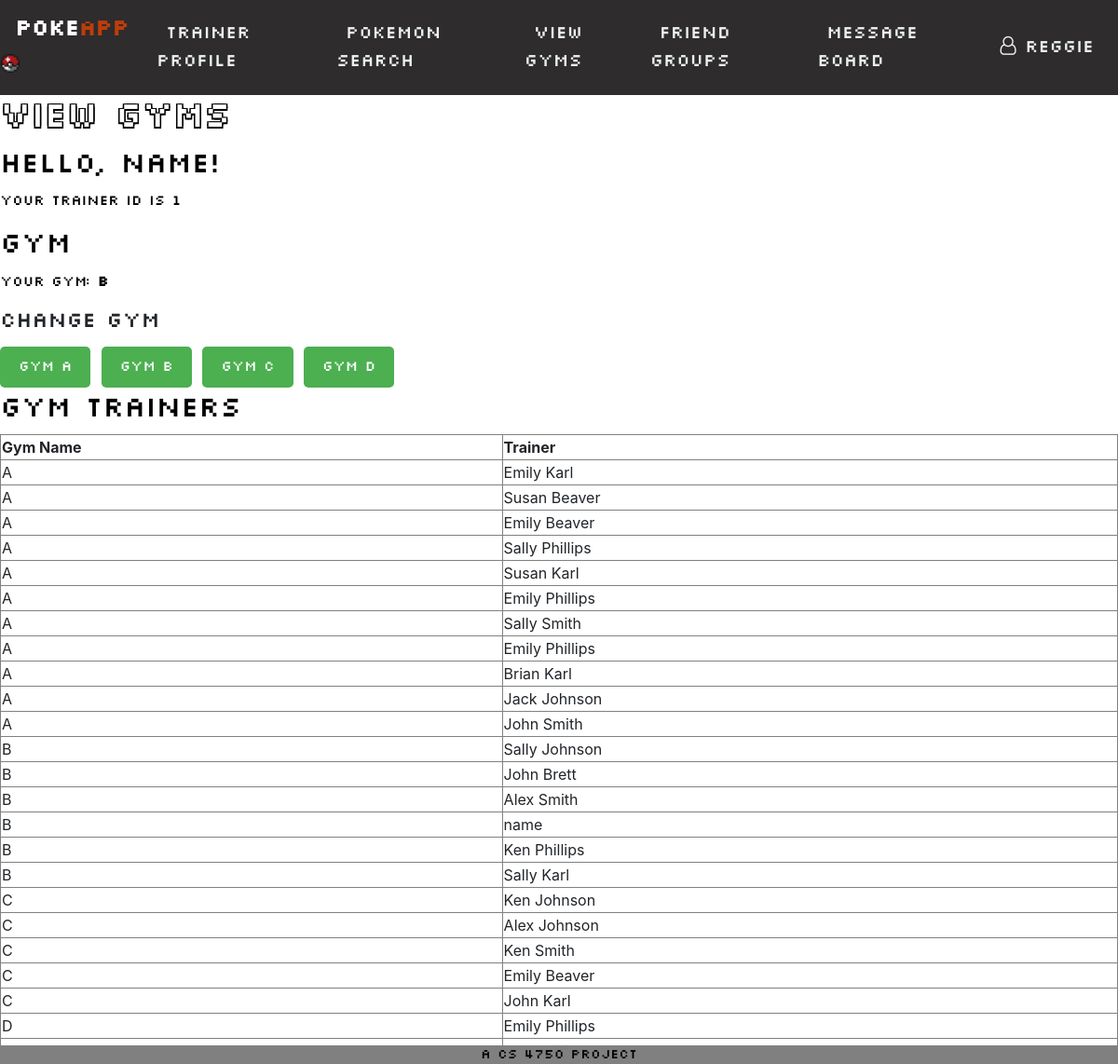
Page /gym-view.php (signed in) on the committed database.
### tables this page shows
CREATE TABLE `trainer` (
  `trainerID` int NOT NULL AUTO_INCREMENT,
  `name` varchar(255) DEFAULT NULL,
  `friendGroup` varchar(255) DEFAULT NULL,
  PRIMARY KEY (`trainerID`)
);

CREATE TABLE `belongsTo` (
  `trainerID` int NOT NULL,
  `gym_name` varchar(255) DEFAULT NULL,
  PRIMARY KEY (`trainerID`)
);

### gym-view.php (the view, shortened to what this page needs)
<?php include('header.php'); ?>
<html>
    <head>
        <link rel="stylesheet" href="text-style2.css">
        <link rel="stylesheet" href="css/pokemon.css">
        <link rel="stylesheet" href="css/form.css">
        <link rel="stylesheet" href="https://stackpath.bootstrapcdn.com/bootstrap/4.5.2/css/bootstrap.min.css">
    </head>
   <h1>View Gyms</h1>
</html>
<?php
$username = 'root';
$password = '';
$host = 'localhost';
$dbname = 'pokemon';
$dsn = "mysql:host=$host;dbname=$dbname";
$loggedInTrainerId = $_SESSION["id"];
$get_trainer_sql = "SELECT trainerID, name, friendGroup FROM trainer WHERE trainerID = $loggedInTrainerId";
$get_trainer_gym_sql = "SELECT gym_name FROM region NATURAL JOIN is_from NATURAL JOIN belongsTo WHERE trainerID = $loggedInTrainerId";
$get_trainers_sameRegion = "SELECT gym_name, name FROM trainer NATURAL JOIN belongsTo NATURAL JOIN is_from WHERE regionID = (SELECT regionID FROM is_from WHERE trainerID = $loggedInTrainerId) ORDER BY gym_name";
try
{
   $db = new PDO($dsn, $username, $password);
   foreach ($db->query($get_trainer_sql) as $row) {
      echo "<h2>Hello, {$row['name']}!</h2>";
      echo "<p>Your trainer ID is {$row['trainerID']}</p>";
   }
 }
catch (PDOException $e)
{
   $error_message = $e->getMessage();
   echo "<p>An error occurred while connecting to the database: $error_message </p>";
}
catch (Exception $e)
{
   $error_message = $e->getMessage();
   echo "<p>Error message: $error_message </p>";
}
try
{
    $db = new PDO($dsn, $username, $password);
   echo "<h2>Gym</h2>";
   foreach ($db->query($get_trainer_gym_sql) as $row) {
    if(strcmp($row['gym_name'], " ") != 0){
      echo "<p>Your gym: <strong>{$row['gym_name']}</strong></p>";
    } else{
        echo "<p>You currently don't have a gym, please select a gym below</p>";
    }
   }
   echo "
      <form method='post' class='region-form'>
         <div>
            <h4>Change Gym</h4>
            <input type = 'submit' name = 'gym-A-button' value='Gym A' />
            <input type = 'submit' name = 'gym-B-button' value='Gym B' />
            <input type = 'submit' name = 'gym-C-button' value='Gym C' />
            <input type = 'submit' name = 'gym-D-button' value='Gym D' />
         </div>
      </form>
   ";
}
catch (PDOException $e)
{
   $error_message = $e->getMessage();
   echo "<p>An error occurred while connecting to the database: $error_message </p>";
}
catch (Exception $e)
{
   $error_message = $e->getMessage();
   echo "<p>Error message: $error_message </p>";
}
try{
   echo "<h2>Gym Trainers</h2>";
   echo "<table border = '1' width = '100%'>
            <thead>
               <tr>
                  <th>Gym Name</th>
                  <th>Trainer</th>
               </tr>
               </thead>
               <tbody>";
    foreach ($db->query($get_trainers_sameRegion) as $row) {
            echo "<tr>";
            echo "<td>{$row['gym_name']}</td>";
            echo "<td>{$row['name']}</td>";
            echo "</tr>";
    }
    echo "</tbody>";
    echo "</table>";
}
catch (PDOException $e)
{
   $error_message = $e->getMessage();
   echo "<p>An error occurred while connecting to the database: $error_message </p>";
}
catch (Exception $e)
{
   $error_message = $e->getMessage();
   echo "<p>Error message: $error_message </p>";
}
?>

### css/form.css (style rules this page uses)
h1 { font-weight: bold; font-family: 'Pixel Font', sans-serif !important; text-align: center !important; display: inline-block; margin-top: 10px; font-size: 36px; }
h2 { font-family: 'Pixel Font', sans-serif; font-size: 35px; color:rgb(0, 0, 0); text-shadow: none; }
form { font-size: 20px; text-align: center; font-family: 'Pixel Font', sans-serif; }
.region-form { text-align: left; }
.region-form div { margin-left: 0; }
.region-form input[type="submit"] { margin-left: 0; }
input[type="submit"] { background-color: #4CAF50; border: none; color: white; padding: 10px 20px; text-align: center; text-decoration: none; display: inline-block; font-size: 16px; margin: 4px 2px; cursor: pointer; border-radius: 5px; font-family: 'Pixel Font', sans-serif; }

### text-style2.css (style rules this page uses)
h1 { font-family: 'Pixel Font', sans-serif; font-size: 35px; color:white; text-shadow: -1.5px 1.5px 0 #000, 1.5px 1.5px 0 #000, 1.5px -1.5px 0 #000, -1.5px -1.5px 0 #000; }
h2 { font-family: 'Pixel Font', sans-serif; font-size: 35px; color:rgb(6, 6, 6); text-shadow: none; }
p { color:rgb(0, 0, 0); font-family: 'Pixel Font', sans-serif; font-size: 16px; }
body { background: #ecf0f1; }

### css/pokemon.css (style rules this page uses)
*, *:before, *:after { -webkit-box-sizing: border-box; -moz-box-sizing: border-box; box-sizing: border-box; }
h1 { font-weight: bold; font-family: 'Pixel Font', sans-serif !important; text-align: center !important; display: inline-block; margin-top: 20px; margin-block-end: auto; font-size: 36px; }

### rows in the picture
trainer: name "name", trainerID "1"
belongsto: gym_name "B"

### other values in the picture
$_SESSION['username'] "reggie"
$row['gym_name'] "A"
$row['name'] "Emily Karl"
$row['name'] "Susan Beaver"
$row['name'] "Emily Beaver"
$row['name'] "Sally Phillips"
$row['name'] "Susan Karl"
$row['name'] "Emily Phillips"
$row['name'] "Sally Smith"
$row['name'] "Brian Karl"
$row['name'] "Jack Johnson"
$row['name'] "John Smith"
$row['gym_name'] "B"
$row['name'] "Sally Johnson"
$row['name'] "John Brett"
